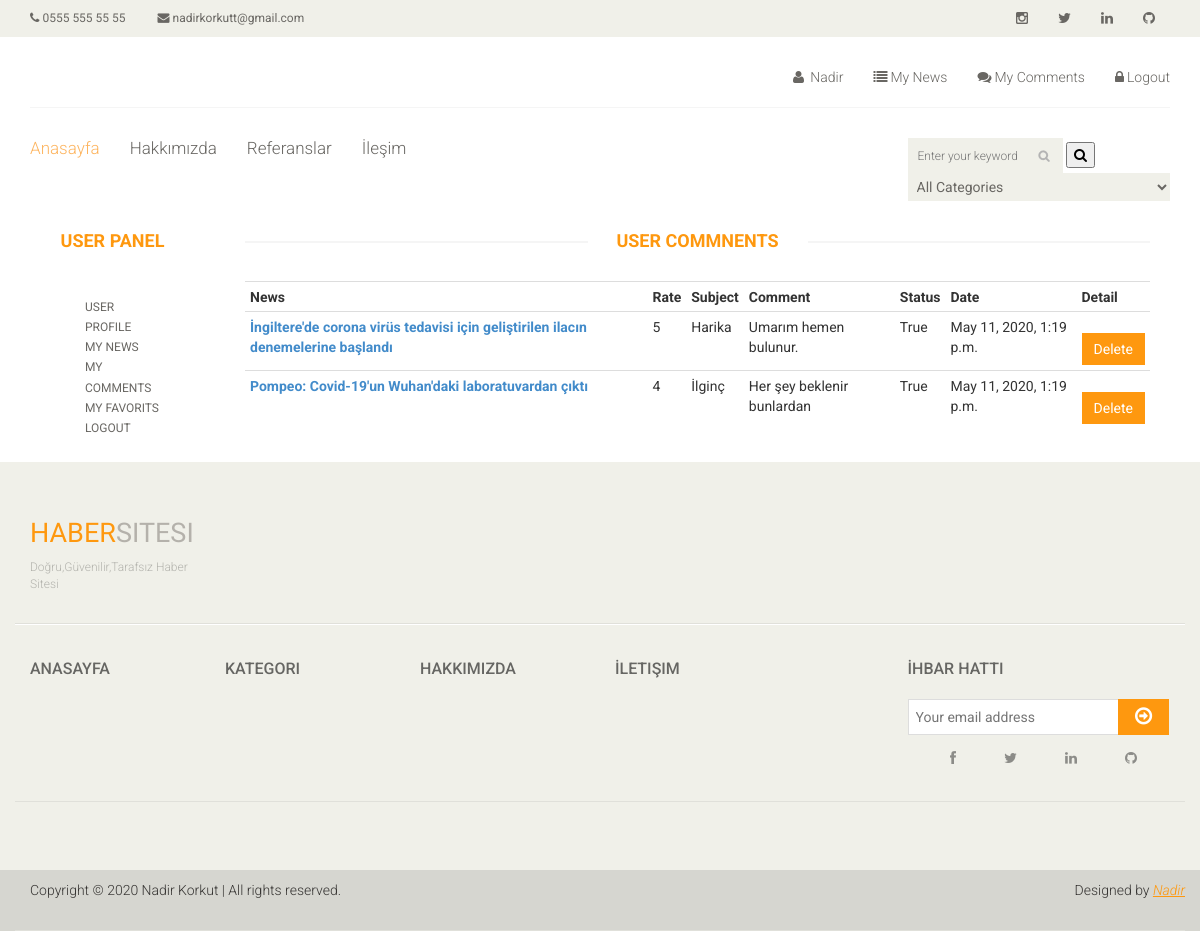
/user/comments/ (signed in), run on an earlier commit of the app's database.
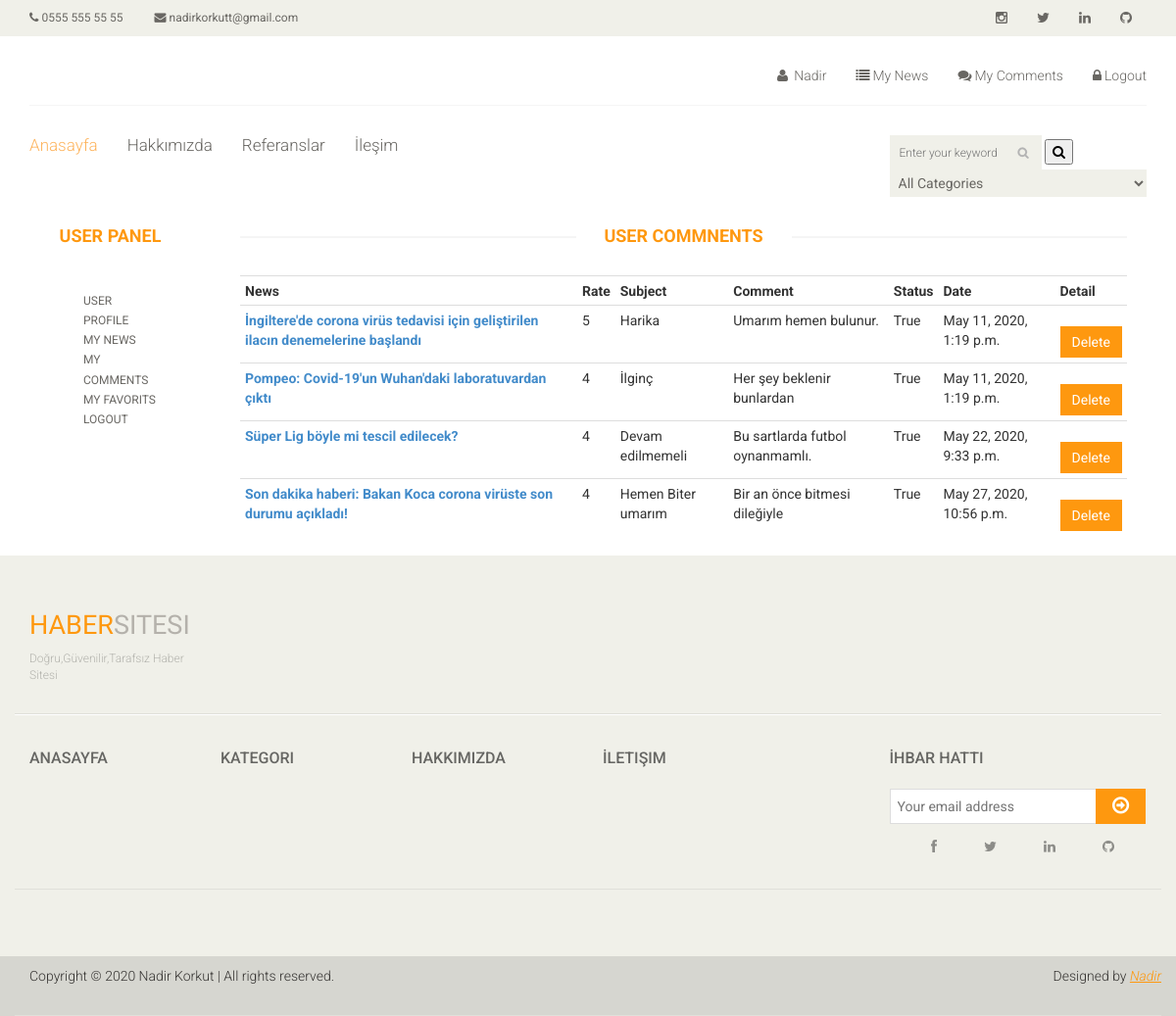
And on a later commit of the database.
### news/models.py (models this page shows, shortened)
class Comment(models.Model):
    STATUS=(
        ('New', 'Yeni'),
        ('True', 'Evet'),
        ('False', 'Hayır'),
    )
    news = models.ForeignKey(News,on_delete=models.CASCADE)
    user = models.ForeignKey(User,on_delete=models.CASCADE)
    subject = models.CharField(max_length=50,blank=True)
    comment = models.TextField(max_length=50,blank=True)
    rate = models.IntegerField(blank=True)
    status = models.CharField(max_length=10,choices=STATUS,default='New')
    ip = models.CharField(blank=True,max_length=20)
    create_at = models.DateTimeField(auto_now_add=True)
    update_at = models.DateTimeField(auto_now=True)

class News(models.Model):
    STATUS=(
        ('True', 'Evet'),
        ('False', 'Hayır'),
    )
    category=models.ForeignKey(Category, on_delete=models.CASCADE) #relation with Category table
    title=models.CharField(max_length=150)
    keywords = models.CharField(blank=True,max_length=255)
    description = models.CharField(blank=True,max_length=255)
    image = models.ImageField(blank=True, upload_to='images/')
    detail=RichTextUploadingField()
    slug = models.SlugField(null=False, unique=True)
    status=models.CharField(max_length=10, choices=STATUS)
    create_at = models.DateTimeField(auto_now_add=True)
    update_at = models.DateTimeField(auto_now=True)
    def image_tag(self):
        return mark_safe('<img src="{}" height="50"/>'.format(self.image.url))
    image_tag.short_description = 'Image'

### user/views.py (the view)
# urls.py: path('comments/', views.comments, name='comments'),
@login_required(login_url='/login') #Check Login
def comments(request):
    category = Category.objects.all()
    current_user =request.user
    comments = Comment.objects.filter(user_id=current_user.id)
    context = {
        'category' : category,
        'comments' : comments,
    }
    return render(request, 'user_comments.html', context)

### user/templates/user_comments.html (shortened to what this page needs)
{% extends "homebase.html" %}
{% block content %}
    <div id="contact-page" class="container">
        <div class="bg">
            <div class="row">
                <div class="col-sm-2">
                    <div class="contact-form">
                        {% include "user_panel.html" %}
                    </div>
                </div>
                <div class="col-sm-10">
                    <div class="contact-info">
                        <h2 class="title text-center">User Commnents</h2>
                        <table class="table table-condensed">
                            <tr class="cart_menu">
                                <th class="text-left">News</th>
                                <th class="text-left">Rate</th>
                                <th class="text-left">Subject</th>
                                <th class="text-left">Comment</th>
                                <th class="text-left">Status</th>
                                <th class="text-left">Date</th>
                                <th class="text-left">Detail</th>
                            <tr>
                                {% for rs in comments %}
                                    <tr>
                                        <td class="text-left">
                                            <a href="/news/{{ rs.news.id }}/{{ rs.news.slug }}">
                                                <strong>{{ rs.news.title }}</strong>
                                            </a>
                                        </td>
                                        <td class="text-left">
                                            {{ rs.rate }}
                                        </td>
                                        <td class="text-left">
                                            {{ rs.subject }}
                                        </td>
                                        <td class="text-left">
                                            {{ rs.comment}}
                                        </td>
                                        <td class="text-left">
                                            {{ rs.status }}
                                        </td>
                                        <td class="text-left">
                                            {{ rs.create_at }}
                                        </td>
                                        <td class="text-left">
                                            <a class="btn btn-primary" href="/user/deletecomment/{{ rs.id }}" onclick="return confirm('Will be Delete! Are you sure')">Delete</a>
                                        </td>
                                    </tr>
                                {% endfor %}
                        </table>
                    </div>
                </div>
            </div>
        </div>
    </div>
{% endblock %}

### home/templates/homebase.html (shortened to what this page needs)
<!DOCTYPE html>
<html lang="en">
<head>
    {% load static %}
    <link href="{% static 'css/bootstrap.min.css' %}" rel="stylesheet">
    <link href="{%static 'css/font-awesome.min.css' %}" rel="stylesheet">
    <link href="{%static 'css/prettyPhoto.css' %}" rel="stylesheet">
    <link href="{%static 'css/price-range.css' %}" rel="stylesheet">
    <link href="{%static 'css/animate.css' %}" rel="stylesheet">
    <link href="{%static 'css/main.css' %}" rel="stylesheet">
    <link href="{%static 'css/responsive.css' %}" rel="stylesheet">
    <link rel="stylesheet" href="https://ajax.googleapis.com/ajax/libs/jqueryui/1.11.4/themes/smoothness/jquery-ui.css">
</head>
{% include 'header.html' %}
{% block content %}  {% endblock %}
{% include 'footer.html' %}
<body>
</body>
</html>

### home/templates/header.html (shortened to what this page needs)
{% load static %}
<header id="header">
    <div class="header_top">
        <div class="container">
            <div class="row">
                <div class="col-sm-6">
                    <div class="contactinfo">
                        <ul class="nav nav-pills">
                            <li><a href="#"><i class="fa fa-phone"></i> 0555 555 55 55</a></li>
                            <li><a href="#"><i class="fa fa-envelope"></i> nadirkorkutt@gmail.com</a></li>
                        </ul>
                    </div>
                </div>
                <div class="col-sm-6">
                    <div class="social-icons pull-right">
                        <ul class="nav navbar-nav">
                            <li><a href="https://www.instagram.com/nadirkorkut/?hl=tr"><i class="fa fa-instagram"></i></a></li>
                            <li><a href="#"><i class="fa fa-twitter"></i></a></li>
                            <li><a href="https://www.linkedin.com/in/nadir-korkut-a5320b182/"><i class="fa fa-linkedin"></i></a></li>
                            <li><a href="https://github.com/nadirkorkut"><i class="fa fa-github"></i></a></li>
                        </ul>
                    </div>
                </div>
            </div>
        </div>
    </div>
{% load static %}
    <div class="header-middle">
        <div class="container">
            <div class="row">
                <div class="col-sm-4">
                </div>
                <div class="col-sm-8">
                    {% if user.id is not None %}
                        <div class="shop-menu pull-right">
                        <ul class="nav navbar-nav">
                        <li><a href="/user"><i class="fa fa-user"></i> {{user.first_name}} </a></li>
                        <ul class="nav navbar-nav">
                            <li><a href="/user/contents"><i class="fa fa-list"></i>My News</a></li>
                            <li><a href="/user/comments"><i class="fa fa-comments"></i>My Comments</a></li>
                            <li><a href="/logout/"><i class="fa fa-lock"></i>Logout</a></li>
                        </ul>
                    {% else %}
                        <li class="pull-right"><a href="/login/" class="text" style="color: #FE980F">LOGIN / </a> <a href="/signup/" class="text" style="color: #FE980F">SIGN UP</a></li>
                    {% endif %}
                    </ul>
                    </div>
                </div>
            </div>
        </div>
    </div>
    <div class="header-bottom">
        <div class="container">
            <div class="row">
                <div class="col-sm-9">
                    <div class="mainmenu pull-left">
                        <ul class="nav navbar-nav collapse navbar-collapse">
								<li><a href="/" class="active">Anasayfa</a></li>
								<li><a href="/hakkimizda/">Hakkımızda</a></li>
								<li><a href="/referanslar/">Referanslar</a></li>
								<li><a href="/iletisim/">İleşim</a></li>
							</ul>
                    </div>
                </div>
                <div class="col-sm-3">
                    <div class="search_box pull-right">
                        <form action="/search/" method="post">
                            <input id="query" name="query" class="input search-input" type="text" placeholder="Enter your keyword"/>
                            <button class="search-btn"><i class="fa fa-search"></i> </button>
                            {% load mptt_tags %}
                            <select name="catid" class="input search-categories">
                                <option value="0">All Categories</option>
                            </select>
                        </form>
                    </div>
                </div>
            </div>
        </div>
    </div>
</header>

### user/templates/user_panel.html
<div class="contact-info">
    <h2 class="title text-center">User Panel</h2>
    <div class="panel-body">
        <ul class="text-left">
            <li><a href="/user">User Profile </a></li>
            <li><a href="/user/contents">My News </a></li>
            <li><a href="/user/comments/">My Comments </a></li>
            <li><a href="">My Favorits</a></li>
            <li><a href="/logout">Logout </a></li>
        </ul>
    </div>
</div>

### home/templates/footer.html (shortened to what this page needs)
<footer id="footer">
    <div class="footer-top">
        <div class="container">
            <div class="row">
                <div class="col-sm-2">
                    <div class="companyinfo">
                        <h2><span>Haber</span>Sitesi</h2>
                        <p>Doğru,Güvenilir,Tarafsız Haber Sitesi</p>
                    </div>
                </div>
                <div class="col-sm-7">
                </div>
            </div>
        </div>
        <div class="footer-widget">
            <div class="container">
                <div class="row">
                    <div class="col-sm-2">
                        <div class="single-widget">
                            <a href="/"><h2>Anasayfa</h2></a>
                        </div>
                    </div>
                    <div class="col-sm-2">
                        <div class="single-widget">
                            <a href=""><h2>Kategori</h2></a>
                        </div>
                    </div>
                    <div class="col-sm-2">
                        <div class="single-widget">
                            <a href="/hakkimizda/"><h2>Hakkımızda</h2></a>
                        </div>
                    </div>
                    <div class="col-sm-2">
                        <div class="single-widget">
                            <a href="/iletisim/"><h2>İletişim</h2></a>
                        </div>
                    </div>
                    <div class="col-sm-3 col-sm-offset-1">
                        <div class="single-widget">
                            <h2>İhbar Hattı</h2>
                            <form action="#" class="searchform">
                                <input type="text" placeholder="Your email address" />
                                <button type="submit" class="btn btn-default"><i class="fa fa-arrow-circle-o-right"></i></button>
                                <div class="social-icons pull-right">
                                    <ul class="nav navbar-nav">
                                        <li><a href="#"><i class="fa fa-facebook"></i></a></li>
                                        <li><a href="#"><i class="fa fa-twitter"></i></a></li>
                                        <li><a href="#"><i class="fa fa-linkedin"></i></a></li>
                                        <li><a href="#"><i class="fa fa-github"></i></a></li>
                                    </ul>
                                </div>
                            </form>
                        </div>
                    </div>
                </div>
            </div>
        </div>
        <div class="footer-bottom">
            <div class="container">
                <div class="row">
                    <p class="pull-left">Copyright © 2020 Nadir Korkut | All rights reserved.</p>
                    <p class="pull-right">Designed by <span><a target="_blank" href="https://github.com/nadirkorkut">Nadir</a></span></p>
                </div>
            </div>
        </div>
    </div>
</footer>
{% load static %}

What changed in the data, as far as the page shows it:
added Comment: news "Süper Lig böyle mi tescil edilecek?", rate "4", subject "Devam edilmemeli", comment "Bu sartlarda futbol oynanmamlı.", status "True", create_at "May 22, 2020, 9:33 p.m."
added Comment: news "Son dakika haberi: Bakan Koca corona virüste son durumu açıkladı!", rate "4", subject "Hemen Biter umarım", comment "Bir an önce bitmesi dileğiyle", status "True", create_at "May 27, 2020, 10:56 p.m."
